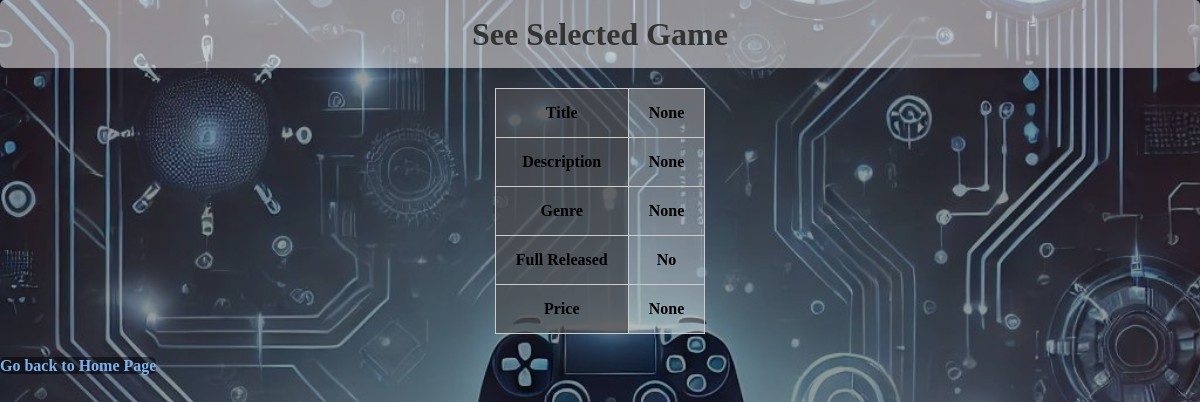
The page /seeSelectedGame/4 on the database as committed earlier.
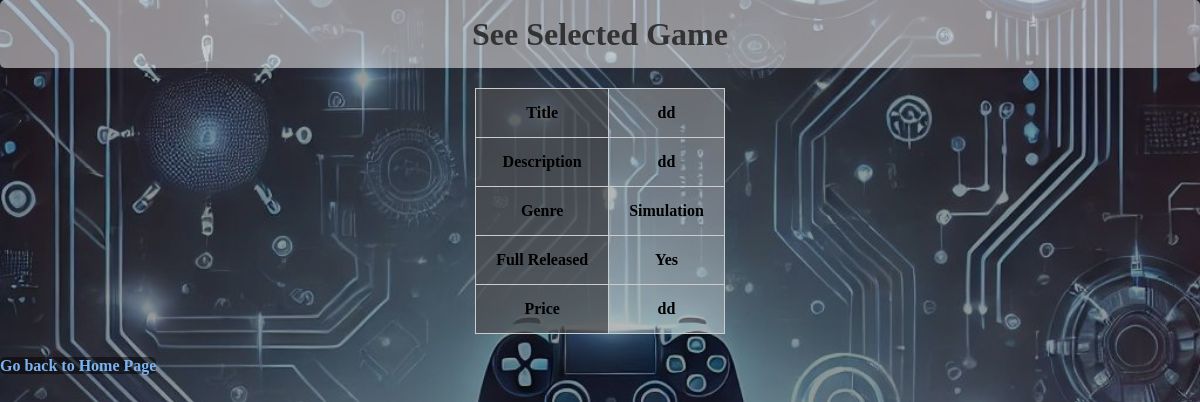
The same page on the database as committed later.
### tables this page shows
CREATE TABLE Game(
        gameID INTEGER PRIMARY KEY AUTOINCREMENT,
        title TEXT NOT NULL,
        price DOUBLE,
        description TEXT,
        isFullReleased BOOLEAN,
        publishedBy TEXT,
        FOREIGN KEY (publishedBy) REFERENCES User(username)
    );

### Main.py (the view)
@app.route("/seeSelectedGame/<int:gameID>")
def seeSelectedGame(gameID):
    conn = sqlite3.connect("PlatformDB.db")
    c = conn.cursor()
    c.execute("""
        SELECT
            g.title,
            g.description,
            group_concat(ge.name) AS genres,
            g.isFullReleased,
            g.price
        FROM Game g
        JOIN GameGenre gg ON g.gameID = gg.gameID
        JOIN Genre ge ON gg.genreID = ge.genreID
        WHERE g.gameID = ?
    """, (gameID,))
    game = c.fetchone()
    conn.close()
    if game:
        return render_template("seeSelectedGame.html",
                               game=game)
    else:
        return "Game not found", 404

### templates/seeSelectedGame.html (shortened to what this page needs)
<!DOCTYPE html>
<html lang="en">
<head>
    <link rel="stylesheet" href="{{ url_for('static', filename='style.css') }}">
</head>
<body>
<h1>See Selected Game</h1>
<table border="1">
    <tr>
        <th>Title</th>
        <td>{{ game[0] }}</td>
    </tr>
    <tr>
        <th>Description</th>
        <td>{{ game[1] }}</td>
    </tr>
    <tr>
        <th>Genre</th>
        <td>{{ game[2] }}</td>
    </tr>
    <tr>
        <th>Full Released</th>
        <td>{{ 'Yes' if game[3] else 'No' }}</td>
    </tr>
    <tr>
        <th>Price</th>
        <td>{{ game[4] }}</td>
    </tr>
</table>
<p><a href="{{ url_for('homePage') }}">Go back to Home Page</a></p>
</body>
</html>

Rows that differ between the two databases and show on the page:
added Game: isFullReleased "Yes"
Other text that changed with them:
{{ game[0] }}: "None" → "dd"
{{ game[1] }}: "None" → "dd"
{{ game[2] }}: "None" → "Simulation"
{{ game[4] }}: "None" → "dd"
{{ 'Yes' if game[3] else 'No' }}: "No" → (not shown)
